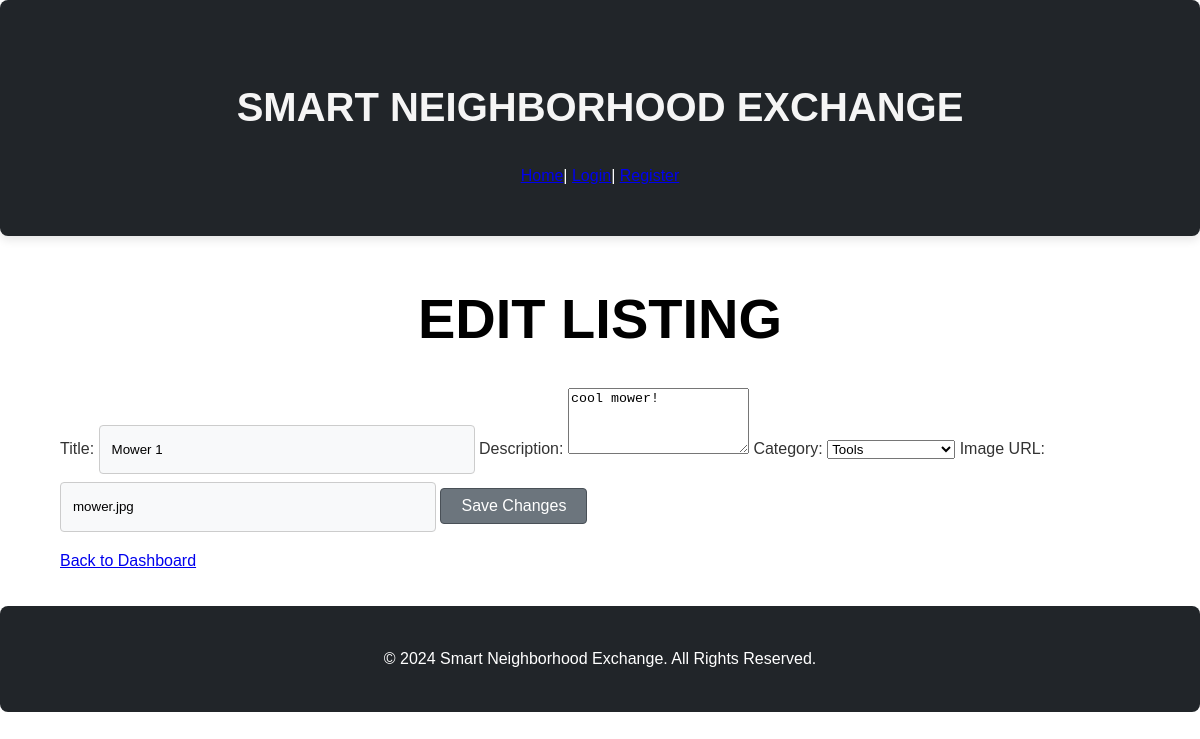
Screenshot of /edit_listing/2 with the database file from the repository.
### tables this page shows
CREATE TABLE listings (
    id INTEGER PRIMARY KEY AUTOINCREMENT,
    user_id INTEGER NOT NULL,
    title TEXT NOT NULL,
    description TEXT NOT NULL,
    category TEXT NOT NULL,
    status TEXT DEFAULT 'available',
    date_posted TEXT NOT NULL,
    image_url TEXT,
    FOREIGN KEY (user_id) REFERENCES users (id)
);

### app.py (the view, shortened to what this page needs)
@app.route('/edit_listing/<int:listing_id>', methods=['GET', 'POST'])
def edit_listing(listing_id):
    conn = get_db_connection()
    listing = conn.execute('SELECT * FROM listings WHERE id = ?', (listing_id,)).fetchone()
    conn.close()
    if not listing:
        flash('Listing not found.', 'error')
        return redirect(url_for('dashboard'))
    return render_template('edit_listing.html', listing=listing)

### app.py (called while the page is built)
def get_db_connection():
    conn = sqlite3.connect('birthdays.db')  # SQLite database file
    conn.row_factory = sqlite3.Row  # Enables dictionary-like access
    return conn

### templates/edit_listing.html (shortened to what this page needs)
{% extends "layout.html" %}
{% block body %}
    <div class="container">
        <h1>Edit Listing</h1>
        <form method="POST" action="{{ url_for('edit_listing', listing_id=listing['id']) }}">
            <label for="title">Title:</label>
            <input type="text" id="title" name="title" value="{{ listing['title'] }}" required>
            <label for="description">Description:</label>
            <textarea id="description" name="description" rows="4" required>{{ listing['description'] }}</textarea>
            <label for="category">Category:</label>
            <select id="category" name="category" required>
                <option value="tools" {% if listing['category'] == 'tools' %}selected{% endif %}>Tools</option>
            </select>
            <label for="image_url">Image URL:</label>
            <input type="text" id="image_url" name="image_url" value="{{ listing['image_url'] }}" placeholder="Optional image URL">
            <button type="submit">Save Changes</button>
        </form>
        <p><a href="{{ url_for('dashboard') }}">Back to Dashboard</a></p>
    </div>
{% endblock %}

### static/styles.css (style rules this page uses)
body { background-color: #fff; color: #333; font-size: 1rem; font-weight: 400; line-height: 1.6; margin: 0; text-align: left; font-family: 'Arial', sans-serif; }
.container { margin-left: auto; margin-right: auto; padding: 0 20px; width: 90%; }
h1 { font-family: 'Montserrat', sans-serif; font-size: 3.5rem; font-weight: 700; color:black; margin-bottom: 1.5rem; text-transform: uppercase; text-align: center; }
button, input[type="submit"] { background-color: #6c757d; border: 1px solid #495057; border-radius: 0.25rem; font-size: 1rem; font-weight: 500; padding: 0.5rem 1.25rem; color: #fff; cursor: pointer; transition: background-color 0.3s ease, border-color 0.3s ease, box-shadow 0.3s ease; }
input[type="text"], input[type="number"] { line-height: 1.8; width: 100%; max-width: 350px; padding: 0.75rem; border: 1px solid #ccc; border-radius: 0.25rem; margin-top: 0.5rem; background-color: #f8f9fa; transition: background-color 0.2s ease, border-color 0.2s ease; }

### rows the page displays
listings: title "Mower 1", description "cool mower!", category "Tools", image_url "mower.jpg"
